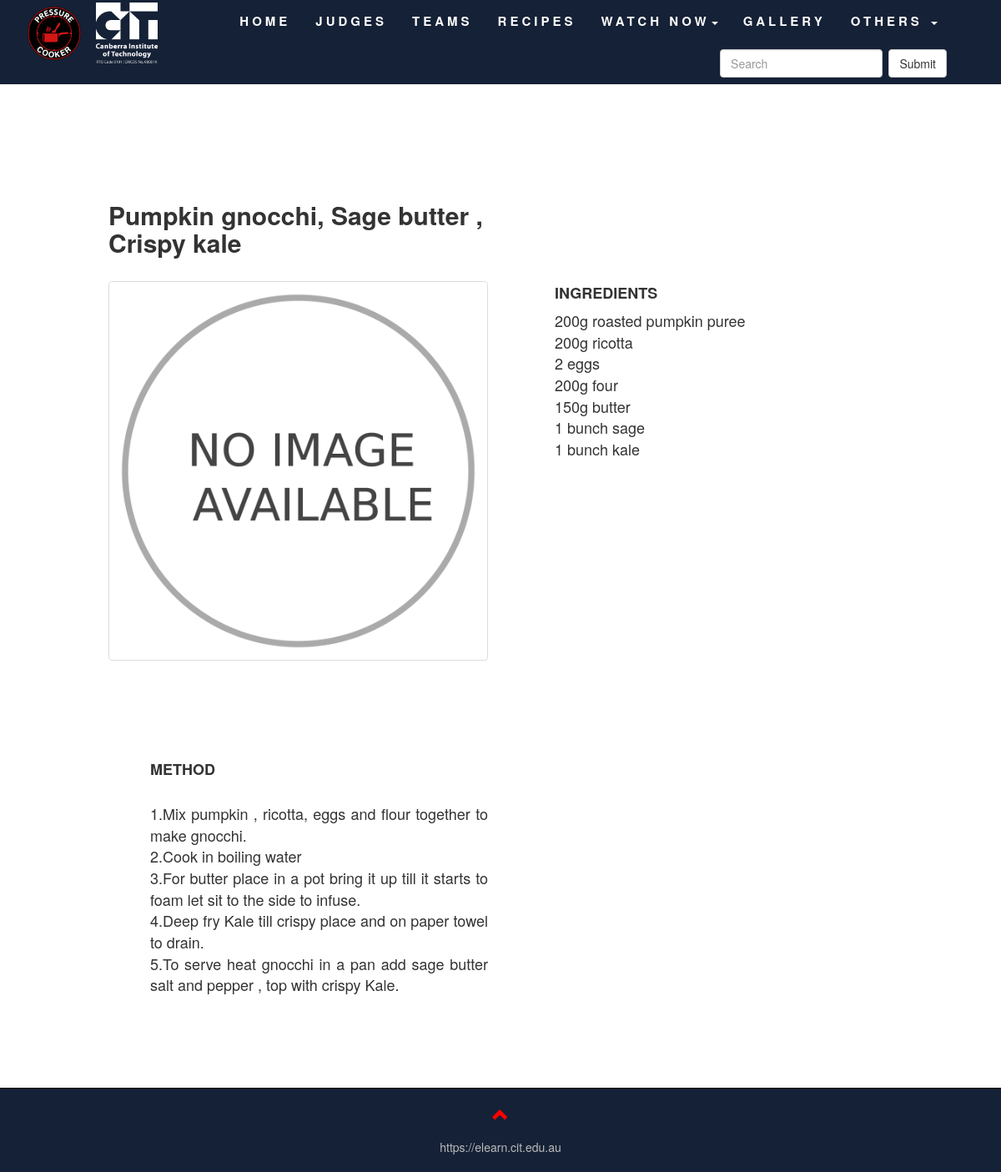
The page /recipeDetails.php?recipe_id=14 on the database its author committed.
### tables this page shows
CREATE TABLE `recipes` (
  `id` int(10) NOT NULL,
  `name` text NOT NULL,
  `img` text NOT NULL,
  `ingredients` varchar(1024) NOT NULL,
  `method` text NOT NULL,
  `date` timestamp NOT NULL DEFAULT CURRENT_TIMESTAMP ON UPDATE CURRENT_TIMESTAMP,
  `etc` text NOT NULL
);

### recipeDetails.php (the view, shortened to what this page needs)
<?php
	require __DIR__.'/admin/config/db.php';
?>
<!DOCTYPE html>
<html>
<head>
	<link rel="stylesheet" href="https://maxcdn.bootstrapcdn.com/bootstrap/3.3.7/css/bootstrap.min.css">
	<link href="assets\style.css" rel="stylesheet">
	<link rel="stylesheet" href="https://use.fontawesome.com/releases/v5.2.0/css/all.css">
</head>
<body id="topOfPage">
    <div class="container-fluid">
		<?php
		include "templates/navigationbar_template.php";
		?>
		<?php
		        $recipe_id = $_GET['recipe_id'];
		        $recipe_query = "SELECT * FROM recipes
									WHERE id='$recipe_id'";
				$connect_recipe_query = mysqli_query($conn, $recipe_query);
				        $get_each_row = mysqli_fetch_array($connect_recipe_query);
						$name_of_recipe = $get_each_row['name'];
						$img_of_recipe = $get_each_row['img'];
						$ingredients_of_recipe = $get_each_row['ingredients'];
						$method_of_recipe = $get_each_row['method'];
				?>
                <div class="row recipeView">
				<div class="col-lg-6 col-md-6 col-sm-6">
				<br>
					    <h2><strong><?php echo $name_of_recipe; ?></strong></h2>
					    <br>
                        <img class="img-thumbnail img-responsive" style="width: 100%; height: 100%" src="admin\dynamicImages\recipes\<?php echo $img_of_recipe ; ?>" alt="recipe image" style="max-height: 215px; max-width: 400px;">
						<h3 class="example1" style="text-align: justify;"><strong>METHOD</strong></h3>
						<br>
						<p class="example3" style="text-align: justify;"><?php echo nl2br($method_of_recipe); ?></p>
				</div>
				<div class="col-lg-6 col-md-6 col-sm-6">
				    <br>
				    <h3 class="example1" style="text-align: justify;"><strong>INGREDIENTS</strong></h3>
				    <p class="example3" style="text-align: justify;"><?php echo nl2br($ingredients_of_recipe); ?></p>
				</div>
				</div>
    <?php
	include 'templates/footer_template.php';
	?>
	</div>
</body>
</html>

### assets/style.css (style rules this page uses)
body { background: #fffff; }
@media screen and (min-width: 601px) { .example1 { font-size: 18px; padding-top: 100px; padding-left: 50px; } }
@media screen and (min-width: 601px) { .example3 { font-size: 18px; padding-top: 0px; padding-left: 50px; } }
@media screen and (min-width: 1001px) { .recipeView { padding: 100px; } }
@media screen and (min-width: 900px) { .container-fluid { padding: 0px; } }
.row { margin-left: 15px; margin-right: 15px; }
.container-fluid { padding: 0px; }

### rows shown on the page
recipes: name "Pumpkin gnocchi, Sage butter , Crispy kale", img (picture), method "1.Mix pumpkin , ricotta, eggs and flour together to make gnocchi. 2.Cook in boiling water 3.For butter place in a pot bring it up till it starts to foam let sit to the side to infuse. 4.Deep fry Kale till crispy place and on paper towel to drain. 5.To serve heat gnocchi in a pan add sage butter salt and pepper , top with crispy Kale.", ingredients "200g roasted pumpkin puree 200g ricotta 2 eggs 200g four 150g butter 1 bunch sage 1 bunch kale"
